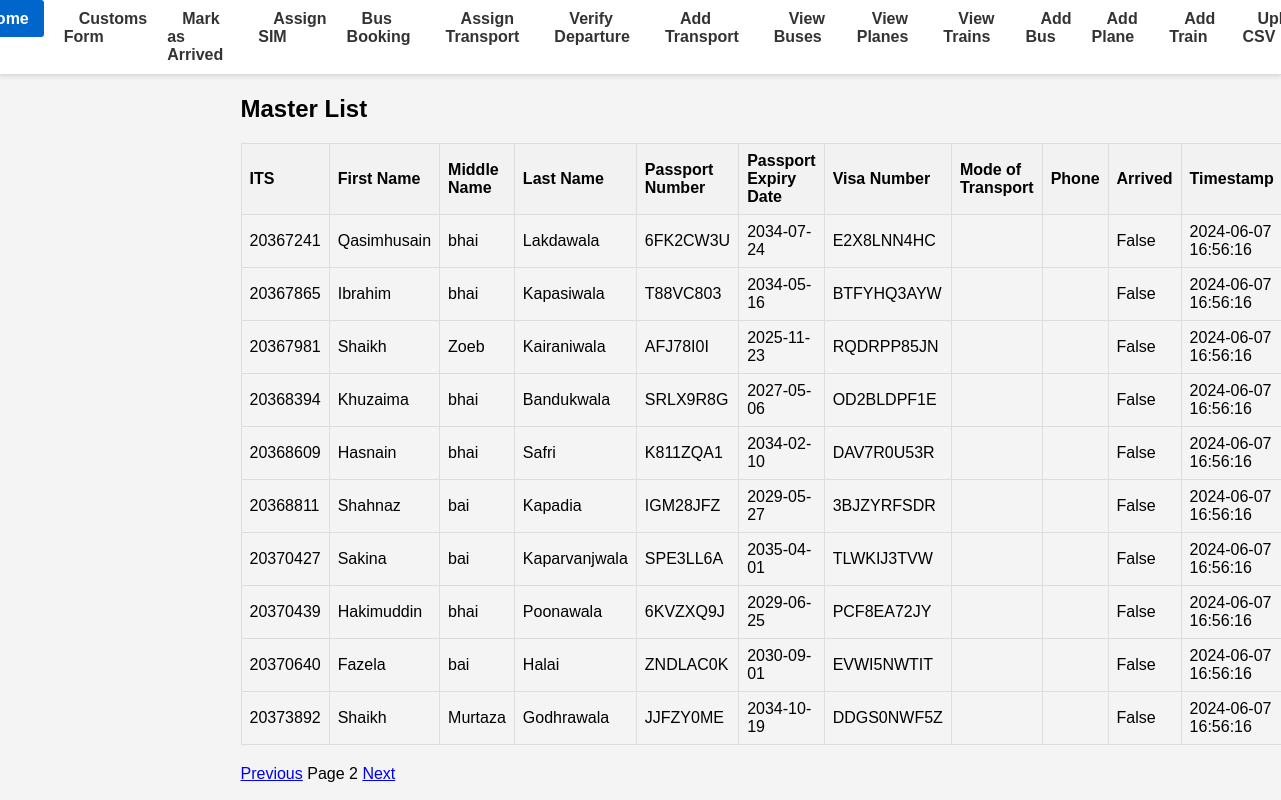
Screenshot of /masters/?page=2 with the database file from the repository.
### database.py (models this page shows)
class Master(Base):
    __tablename__ = "master"
    ITS = Column(Integer, primary_key=True, index=True)
    first_name = Column(String, index=True)
    middle_name = Column(String, index=True)
    last_name = Column(String, index=True)
    DOB = Column(Date)
    passport_No = Column(String, unique=True, index=True)
    passport_Expiry = Column(Date, index=True)
    Visa_No = Column(String, index=True)
    Mode_of_Transport = Column(String, index=True)
    phone = Column(String, index=True)
    arrived = Column(Boolean, default=False)
    timestamp = Column(DateTime, default=func.now())

### main.py (the view)
@app.get("/masters/")
def get_masters(request: Request, page: int = 1, db: Session = Depends(get_db)):
    page_size = 10
    masters = db.query(Master).offset((page - 1) * page_size).limit(page_size).all()
    total_masters = db.query(func.count(Master.ITS)).scalar()
    return templates.TemplateResponse("masters.html", {"request": request, "masters": masters, "total_masters": total_masters, "page": page, "page_size": page_size})

### templates/masters.html
{% extends "base.html" %}
{% block content %}
<h2>Master List</h2>
<table>
    <tr>
        <th>ITS</th>
        <th>First Name</th>
        <th>Middle Name</th>
        <th>Last Name</th>
        <th>Passport Number</th>
        <th>Passport Expiry Date</th>
        <th>Visa Number</th>
        <th>Mode of Transport</th>
        <th>Phone</th>
        <th>Arrived</th>
        <th>Timestamp</th>
    </tr>
    {% for master in masters %}
    <tr>
        <td>{{ master.ITS }}</td>
        <td>{{ master.first_name }}</td>
        <td>{{ master.middle_name }}</td>
        <td>{{ master.last_name }}</td>
        <td>{{ master.passport_No }}</td>
        <td>{{ master.passport_Expiry }}</td>
        <td>{{ master.Visa_No }}</td>
        <td>{{ master.Mode_of_Transport }}</td>
        <td>{{ master.phone }}</td>
        <td>{{ master.arrived }}</td>
        <td>{{ master.timestamp }}</td>
    </tr>
    {% endfor %}
</table>
<div>
    <a href="/masters/?page={{ page - 1 }}" {% if page == 1 %}style="visibility:hidden;"{% endif %}>Previous</a>
    <span>Page {{ page }}</span>
    <a href="/masters/?page={{ page + 1 }}" {% if (page * page_size) >= total_masters %}style="visibility:hidden;"{% endif %}>Next</a>
</div>
{% endblock %}

### static/styles.css (style rules this page uses)
body { font-family: Arial, sans-serif; margin: 0; padding: 0; background-color: #f4f4f4; }
table { width: 100%; border-collapse: collapse; margin-bottom: 20px; }
table, th, td { border: 1px solid #ddd; }
th, td { padding: 8px; text-align: left; }
th { background-color: #f2f2f2; }

### rows the page displays
Master: ITS "20367241", first_name "Qasimhusain", middle_name "bhai", last_name "Lakdawala", passport_No "6FK2CW3U", passport_Expiry "2034-07-24", Visa_No "E2X8LNN4HC", arrived "False", timestamp "2024-06-07 16:56:16"
Master: ITS "20367865", first_name "Ibrahim", middle_name "bhai", last_name "Kapasiwala", passport_No "T88VC803", passport_Expiry "2034-05-16", Visa_No "BTFYHQ3AYW", arrived "False", timestamp "2024-06-07 16:56:16"
Master: ITS "20367981", first_name "Shaikh", middle_name "Zoeb", last_name "Kairaniwala", passport_No "AFJ78I0I", passport_Expiry "2025-11-23", Visa_No "RQDRPP85JN", arrived "False", timestamp "2024-06-07 16:56:16"
Master: ITS "20368394", first_name "Khuzaima", middle_name "bhai", last_name "Bandukwala", passport_No "SRLX9R8G", passport_Expiry "2027-05-06", Visa_No "OD2BLDPF1E", arrived "False", timestamp "2024-06-07 16:56:16"
Master: ITS "20368609", first_name "Hasnain", middle_name "bhai", last_name "Safri", passport_No "K811ZQA1", passport_Expiry "2034-02-10", Visa_No "DAV7R0U53R", arrived "False", timestamp "2024-06-07 16:56:16"
Master: ITS "20368811", first_name "Shahnaz", middle_name "bai", last_name "Kapadia", passport_No "IGM28JFZ", passport_Expiry "2029-05-27", Visa_No "3BJZYRFSDR", arrived "False", timestamp "2024-06-07 16:56:16"
Master: ITS "20370427", first_name "Sakina", middle_name "bai", last_name "Kaparvanjwala", passport_No "SPE3LL6A", passport_Expiry "2035-04-01", Visa_No "TLWKIJ3TVW", arrived "False", timestamp "2024-06-07 16:56:16"
Master: ITS "20370439", first_name "Hakimuddin", middle_name "bhai", last_name "Poonawala", passport_No "6KVZXQ9J", passport_Expiry "2029-06-25", Visa_No "PCF8EA72JY", arrived "False", timestamp "2024-06-07 16:56:16"
Master: ITS "20370640", first_name "Fazela", middle_name "bai", last_name "Halai", passport_No "ZNDLAC0K", passport_Expiry "2030-09-01", Visa_No "EVWI5NWTIT", arrived "False", timestamp "2024-06-07 16:56:16"
Master: ITS "20373892", first_name "Shaikh", middle_name "Murtaza", last_name "Godhrawala", passport_No "JJFZY0ME", passport_Expiry "2034-10-19", Visa_No "DDGS0NWF5Z", arrived "False", timestamp "2024-06-07 16:56:16"

### other values shown
{{ page }} "2"
